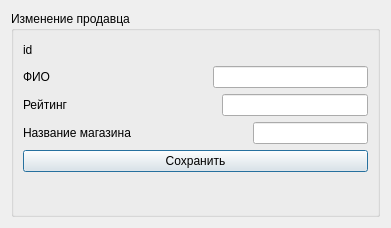
<?xml version="1.0" encoding="UTF-8"?>
<ui version="4.0">
 <class>Dialog</class>
 <widget class="QDialog" name="Dialog">
  <property name="geometry">
   <rect>
    <x>0</x>
    <y>0</y>
    <width>391</width>
    <height>228</height>
   </rect>
  </property>
  <property name="windowTitle">
   <string>Dialog</string>
  </property>
  <layout class="QVBoxLayout" name="verticalLayout">
   <item>
    <widget class="QGroupBox" name="groupBox">
     <property name="title">
      <string>Изменение продавца</string>
     </property>
     <layout class="QVBoxLayout" name="verticalLayout_2">
      <item>
       <layout class="QHBoxLayout" name="horizontalLayout">
        <item>
         <widget class="QLabel" name="label_id">
          <property name="text">
           <string>id</string>
          </property>
         </widget>
        </item>
        <item>
         <widget class="QLabel" name="label_id_2">
          <property name="text">
           <string/>
          </property>
         </widget>
        </item>
        <item>
         <spacer name="horizontalSpacer_4">
          <property name="orientation">
           <enum>Qt::Horizontal</enum>
          </property>
          <property name="sizeHint" stdset="0">
           <size>
            <width>40</width>
            <height>20</height>
           </size>
          </property>
         </spacer>
        </item>
       </layout>
      </item>
      <item>
       <layout class="QHBoxLayout" name="horizontalLayout_2">
        <item>
         <widget class="QLabel" name="label_ProdName">
          <property name="text">
           <string>ФИО</string>
          </property>
         </widget>
        </item>
        <item>
         <spacer name="horizontalSpacer_3">
          <property name="orientation">
           <enum>Qt::Horizontal</enum>
          </property>
          <property name="sizeHint" stdset="0">
           <size>
            <width>40</width>
            <height>20</height>
           </size>
          </property>
         </spacer>
        </item>
        <item>
         <widget class="QLineEdit" name="lineEdit_name"/>
        </item>
       </layout>
      </item>
      <item>
       <layout class="QHBoxLayout" name="horizontalLayout_3">
        <item>
         <widget class="QLabel" name="label_ProdReit">
          <property name="text">
           <string>Рейтинг</string>
          </property>
         </widget>
        </item>
        <item>
         <spacer name="horizontalSpacer_2">
          <property name="orientation">
           <enum>Qt::Horizontal</enum>
          </property>
          <property name="sizeHint" stdset="0">
           <size>
            <width>40</width>
            <height>20</height>
           </size>
          </property>
         </spacer>
        </item>
        <item>
         <widget class="QLineEdit" name="lineEdit_bdate"/>
        </item>
       </layout>
      </item>
      <item>
       <layout class="QHBoxLayout" name="horizontalLayout_4">
        <item>
         <widget class="QLabel" name="label_ProdMagaz">
          <property name="text">
           <string>Название магазина</string>
          </property>
         </widget>
        </item>
        <item>
         <spacer name="horizontalSpacer">
          <property name="orientation">
           <enum>Qt::Horizontal</enum>
          </property>
          <property name="sizeHint" stdset="0">
           <size>
            <width>40</width>
            <height>20</height>
           </size>
          </property>
         </spacer>
        </item>
        <item>
         <widget class="QLineEdit" name="lineEdit"/>
        </item>
       </layout>
      </item>
      <item>
       <widget class="QPushButton" name="pushButtonProd">
        <property name="text">
         <string>Сохранить</string>
        </property>
       </widget>
      </item>
      <item>
       <spacer name="verticalSpacer">
        <property name="orientation">
         <enum>Qt::Vertical</enum>
        </property>
        <property name="sizeHint" stdset="0">
         <size>
          <width>20</width>
          <height>40</height>
         </size>
        </property>
       </spacer>
      </item>
     </layout>
    </widget>
   </item>
  </layout>
 </widget>
 <resources/>
 <connections/>
</ui>
